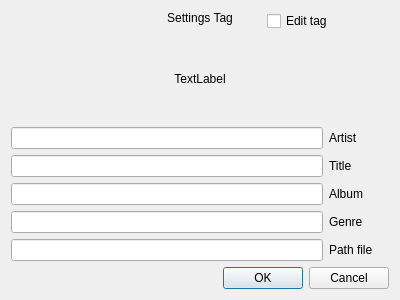
<?xml version="1.0" encoding="UTF-8"?>
<ui version="4.0">
 <class>DTagMusic</class>
 <widget class="QDialog" name="DTagMusic">
  <property name="geometry">
   <rect>
    <x>0</x>
    <y>0</y>
    <width>400</width>
    <height>300</height>
   </rect>
  </property>
  <property name="windowTitle">
   <string>Dialog</string>
  </property>
  <layout class="QVBoxLayout" name="verticalLayout_3">
   <item>
    <layout class="QVBoxLayout" name="verticalLayout_2">
     <item>
      <layout class="QHBoxLayout" name="horizontalLayout_3">
       <item>
        <widget class="QLabel" name="label_7">
         <property name="text">
          <string/>
         </property>
        </widget>
       </item>
       <item>
        <widget class="QLabel" name="label">
         <property name="text">
          <string>Settings Tag</string>
         </property>
         <property name="alignment">
          <set>Qt::AlignHCenter|Qt::AlignTop</set>
         </property>
        </widget>
       </item>
       <item>
        <widget class="QCheckBox" name="m_check_box">
         <property name="text">
          <string>Edit tag</string>
         </property>
        </widget>
       </item>
      </layout>
     </item>
     <item>
      <widget class="QLabel" name="m_img">
       <property name="maximumSize">
        <size>
         <width>500</width>
         <height>500</height>
        </size>
       </property>
       <property name="text">
        <string>TextLabel</string>
       </property>
       <property name="alignment">
        <set>Qt::AlignCenter</set>
       </property>
      </widget>
     </item>
     <item>
      <layout class="QVBoxLayout" name="verticalLayout">
       <item>
        <layout class="QHBoxLayout" name="horizontalLayout">
         <item>
          <widget class="QLineEdit" name="m_artist">
           <property name="readOnly">
            <bool>true</bool>
           </property>
          </widget>
         </item>
         <item>
          <widget class="QLabel" name="label_2">
           <property name="minimumSize">
            <size>
             <width>60</width>
             <height>0</height>
            </size>
           </property>
           <property name="maximumSize">
            <size>
             <width>60</width>
             <height>16777215</height>
            </size>
           </property>
           <property name="text">
            <string>Artist</string>
           </property>
          </widget>
         </item>
        </layout>
       </item>
       <item>
        <layout class="QHBoxLayout" name="horizontalLayout_4">
         <item>
          <widget class="QLineEdit" name="m_Title">
           <property name="readOnly">
            <bool>true</bool>
           </property>
          </widget>
         </item>
         <item>
          <widget class="QLabel" name="label_3">
           <property name="minimumSize">
            <size>
             <width>60</width>
             <height>0</height>
            </size>
           </property>
           <property name="maximumSize">
            <size>
             <width>60</width>
             <height>16777215</height>
            </size>
           </property>
           <property name="text">
            <string>Title</string>
           </property>
          </widget>
         </item>
        </layout>
       </item>
       <item>
        <layout class="QHBoxLayout" name="horizontalLayout_5">
         <item>
          <widget class="QLineEdit" name="m_Albom">
           <property name="readOnly">
            <bool>true</bool>
           </property>
          </widget>
         </item>
         <item>
          <widget class="QLabel" name="label_4">
           <property name="minimumSize">
            <size>
             <width>60</width>
             <height>0</height>
            </size>
           </property>
           <property name="maximumSize">
            <size>
             <width>60</width>
             <height>16777215</height>
            </size>
           </property>
           <property name="text">
            <string>Album</string>
           </property>
          </widget>
         </item>
        </layout>
       </item>
       <item>
        <layout class="QHBoxLayout" name="horizontalLayout_6">
         <item>
          <widget class="QLineEdit" name="m_Genre">
           <property name="readOnly">
            <bool>true</bool>
           </property>
          </widget>
         </item>
         <item>
          <widget class="QLabel" name="label_5">
           <property name="minimumSize">
            <size>
             <width>60</width>
             <height>0</height>
            </size>
           </property>
           <property name="maximumSize">
            <size>
             <width>60</width>
             <height>16777215</height>
            </size>
           </property>
           <property name="text">
            <string>Genre</string>
           </property>
          </widget>
         </item>
        </layout>
       </item>
       <item>
        <layout class="QHBoxLayout" name="horizontalLayout_7">
         <item>
          <widget class="QLineEdit" name="m_Path">
           <property name="readOnly">
            <bool>true</bool>
           </property>
          </widget>
         </item>
         <item>
          <widget class="QLabel" name="label_6">
           <property name="minimumSize">
            <size>
             <width>60</width>
             <height>0</height>
            </size>
           </property>
           <property name="maximumSize">
            <size>
             <width>60</width>
             <height>16777215</height>
            </size>
           </property>
           <property name="text">
            <string>Path file</string>
           </property>
          </widget>
         </item>
        </layout>
       </item>
      </layout>
     </item>
    </layout>
   </item>
   <item>
    <widget class="QDialogButtonBox" name="buttonBox">
     <property name="orientation">
      <enum>Qt::Horizontal</enum>
     </property>
     <property name="standardButtons">
      <set>QDialogButtonBox::Cancel|QDialogButtonBox::Ok</set>
     </property>
    </widget>
   </item>
  </layout>
 </widget>
 <resources/>
 <connections>
  <connection>
   <sender>buttonBox</sender>
   <signal>accepted()</signal>
   <receiver>DTagMusic</receiver>
   <slot>accept()</slot>
   <hints>
    <hint type="sourcelabel">
     <x>248</x>
     <y>254</y>
    </hint>
    <hint type="destinationlabel">
     <x>157</x>
     <y>274</y>
    </hint>
   </hints>
  </connection>
  <connection>
   <sender>buttonBox</sender>
   <signal>rejected()</signal>
   <receiver>DTagMusic</receiver>
   <slot>reject()</slot>
   <hints>
    <hint type="sourcelabel">
     <x>316</x>
     <y>260</y>
    </hint>
    <hint type="destinationlabel">
     <x>286</x>
     <y>274</y>
    </hint>
   </hints>
  </connection>
 </connections>
</ui>
